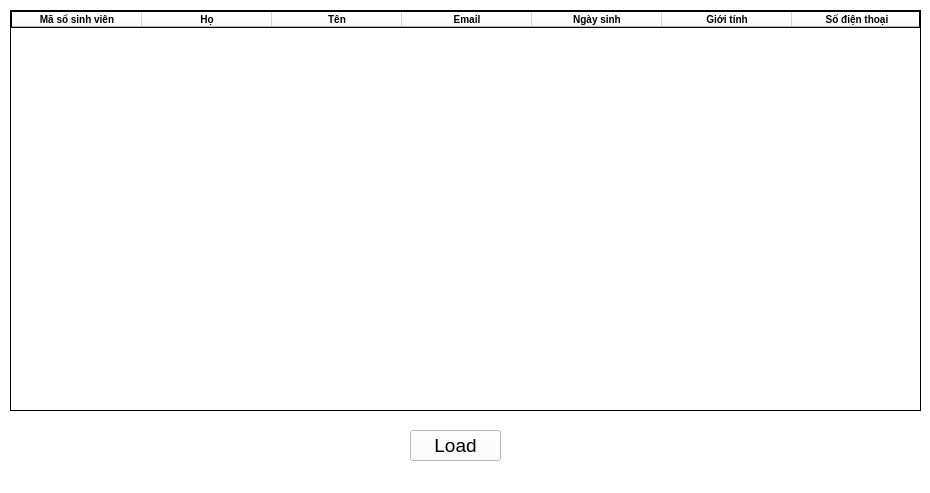
<?xml version="1.0" encoding="UTF-8"?>
<ui version="4.0">
 <class>MainWindow</class>
 <widget class="QMainWindow" name="MainWindow">
  <property name="geometry">
   <rect>
    <x>0</x>
    <y>0</y>
    <width>930</width>
    <height>493</height>
   </rect>
  </property>
  <property name="font">
   <font>
    <pointsize>16</pointsize>
   </font>
  </property>
  <property name="windowTitle">
   <string>Mid Term</string>
  </property>
  <property name="styleSheet">
   <string notr="true">background-color:white;


</string>
  </property>
  <widget class="QWidget" name="centralwidget">
   <widget class="QTableWidget" name="tableWidget">
    <property name="geometry">
     <rect>
      <x>10</x>
      <y>10</y>
      <width>911</width>
      <height>401</height>
     </rect>
    </property>
    <property name="minimumSize">
     <size>
      <width>0</width>
      <height>0</height>
     </size>
    </property>
    <property name="layoutDirection">
     <enum>Qt::LeftToRight</enum>
    </property>
    <property name="autoFillBackground">
     <bool>false</bool>
    </property>
    <property name="styleSheet">
     <string notr="true">font-size: 10px;
font-weight:bold;
font-weight:underline;
border-style: solid;
border-color:black;
border-width: 1px;
background-color:white;</string>
    </property>
    <property name="verticalScrollBarPolicy">
     <enum>Qt::ScrollBarAsNeeded</enum>
    </property>
    <property name="horizontalScrollBarPolicy">
     <enum>Qt::ScrollBarAlwaysOff</enum>
    </property>
    <property name="autoScroll">
     <bool>true</bool>
    </property>
    <property name="showGrid">
     <bool>true</bool>
    </property>
    <property name="sortingEnabled">
     <bool>true</bool>
    </property>
    <property name="rowCount">
     <number>0</number>
    </property>
    <property name="columnCount">
     <number>7</number>
    </property>
    <attribute name="horizontalHeaderCascadingSectionResizes">
     <bool>false</bool>
    </attribute>
    <attribute name="horizontalHeaderDefaultSectionSize">
     <number>130</number>
    </attribute>
    <attribute name="horizontalHeaderMinimumSectionSize">
     <number>40</number>
    </attribute>
    <attribute name="verticalHeaderVisible">
     <bool>false</bool>
    </attribute>
    <attribute name="verticalHeaderDefaultSectionSize">
     <number>30</number>
    </attribute>
    <column>
     <property name="text">
      <string>Mã số sinh viên</string>
     </property>
     <property name="textAlignment">
      <set>AlignCenter</set>
     </property>
    </column>
    <column>
     <property name="text">
      <string>Họ</string>
     </property>
     <property name="textAlignment">
      <set>AlignCenter</set>
     </property>
    </column>
    <column>
     <property name="text">
      <string>Tên</string>
     </property>
     <property name="textAlignment">
      <set>AlignCenter</set>
     </property>
    </column>
    <column>
     <property name="text">
      <string>Email</string>
     </property>
     <property name="textAlignment">
      <set>AlignCenter</set>
     </property>
    </column>
    <column>
     <property name="text">
      <string>Ngày sinh</string>
     </property>
     <property name="textAlignment">
      <set>AlignCenter</set>
     </property>
    </column>
    <column>
     <property name="text">
      <string>Giới tính</string>
     </property>
     <property name="textAlignment">
      <set>AlignCenter</set>
     </property>
    </column>
    <column>
     <property name="text">
      <string>Số điện thoại</string>
     </property>
     <property name="textAlignment">
      <set>AlignCenter</set>
     </property>
    </column>
   </widget>
   <widget class="QPushButton" name="pushButton_3">
    <property name="geometry">
     <rect>
      <x>410</x>
      <y>430</y>
      <width>91</width>
      <height>31</height>
     </rect>
    </property>
    <property name="font">
     <font>
      <pointsize>14</pointsize>
     </font>
    </property>
    <property name="styleSheet">
     <string notr="true">background-color:rgb(255, 255, 255)
</string>
    </property>
    <property name="text">
     <string>Load</string>
    </property>
   </widget>
  </widget>
  <widget class="QStatusBar" name="statusbar"/>
 </widget>
 <resources/>
 <connections/>
</ui>
